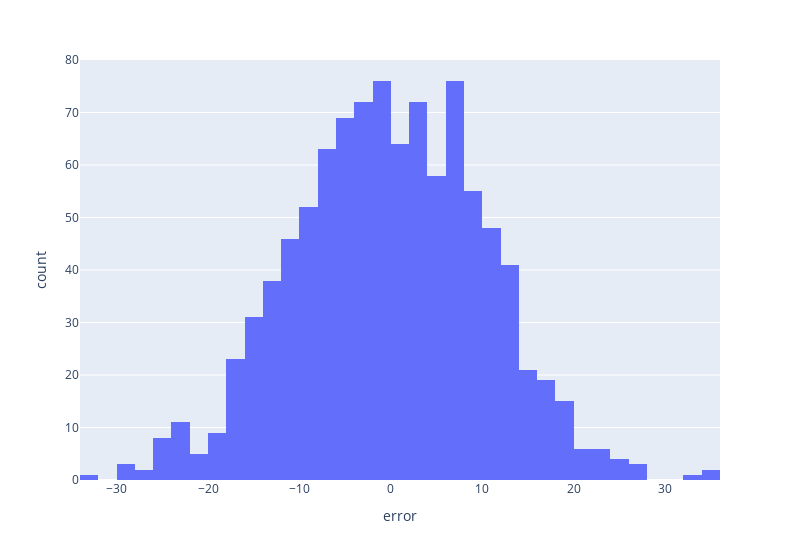

Notebook code for this chart:
### Code cell
y_true = 100 + 20 * np.random.randn(1000) 
y_pred = y_true + 10 * np.random.randn(1000) 
results = pd.DataFrame({'y_true': y_true, 'y_pred': y_pred}) 
results['error'] = results['y_true'] - results['y_pred'] 
px.histogram(results, x='error', nbins=50, width=800)

### Figure 1 — Plotly figure (JSON) as saved in the notebook; plotly's stock layout.template omitted (floating-point values rounded to 4 significant figures; data arrays with more than 128 entries replaced by an {"elided": "..."} marker saying what was removed)
{"data": [{"alignmentgroup": "True", "bingroup": "x", "hovertemplate": "error=%{x}<br>count=%{y}<extra></extra>", "legendgroup": "", "marker": {"color": "#636efa", "pattern": {"shape": ""}}, "name": "", "nbinsx": 50, "offsetgroup": "", "orientation": "v", "showlegend": false, "type": "histogram", "x": {"elided": "1000 float values"}, "xaxis": "x", "yaxis": "y"}], "layout": {"barmode": "relative", "legend": {"tracegroupgap": 0}, "margin": {"t": 60}, "width": 800, "xaxis": {"anchor": "y", "domain": [0, 1], "title": {"text": "error"}}, "yaxis": {"anchor": "x", "domain": [0, 1], "title": {"text": "count"}}}}
